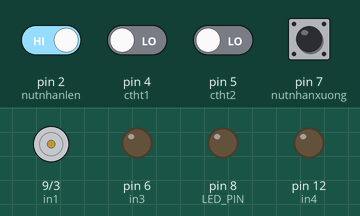
A sketch run on a simulated Arduino Uno, built with avr-gcc and run on an emulated ATmega328P. Shown: motor-driver pin pairs drawn as motors (green arrow = first pin HIGH = forward, orange = second pin HIGH = backward, longer = more drive, scaled by the enable pin), output pins drawn as LEDs (lit = HIGH). Inputs (shaded band) come from the test bench; at power-on: pin 2 (nutnhanlen), pin 7 (nutnhanxuong) HIGH, pin 4 (ctht1), pin 5 (ctht2) LOW.

Above: at 5.8 s.
5.9 s: pin 2 (nutnhanlen) driven LOW and pin 4 (ctht1) driven HIGH
At 6.7 s:
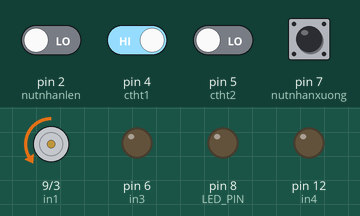
7.4 s: pin 2 (nutnhanlen) driven HIGH
At 7.9 s:
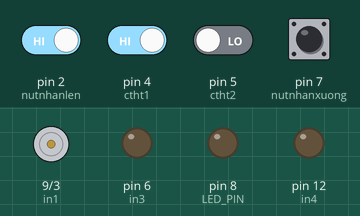
8.9 s: pin 2 (nutnhanlen) driven LOW
At 10.2 s:
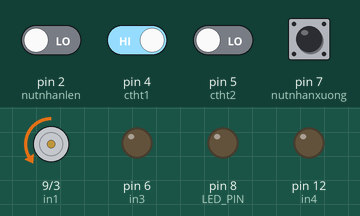
Timing chart, 0 to 11.4 s (numbered marks = the images above; inputs shaded):
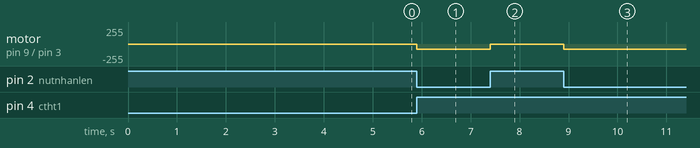

Measured:
- after the input at 5.9 s, motor on pin 9 (in1) / pin 3 (in2): stopped → backward 75/255 at once
- after the input at 7.4 s, motor on pin 9 (in1) / pin 3 (in2): backward 75/255 → stopped at once
- after the input at 8.9 s, motor on pin 9 (in1) / pin 3 (in2): stopped → backward 75/255 at once

The sketch:

superfinal_getdata_from_esp.ino
```cpp
// #include <SoftwareSerial.h> // Thư viện cho cổng nối tiếp mềm
#define ENA_PIN 11
#define RX_PIN 10 // Chân RX của cổng nối tiếp mềm
#define TX_PIN 11 // Chân TX của cổng nối tiếp mềm
#define LED_PIN 8 // Chân kết nối với led
bool ledIsOn = false;
char c = '\\';
int in1=9, in2=3,in3=6,in4=12;
int ctht1=4, ctht2=5;
int nutnhanxuong = 7, nutnhanlen=2;

// SoftwareSerial mySerial(RX_PIN, TX_PIN); // Tạo một đối tượng cổng nối tiếp mềm

void setup() {
  Serial.begin(9600); // Khởi tạo cổng nối tiếp cứng với tốc độ baud là 9600
  // mySerial.begin(9600); // Khởi tạo cổng nối tiếp mềm với tốc độ baud là 9600
  pinMode(ENA_PIN, OUTPUT);
  pinMode(LED_PIN, OUTPUT); // Đặt chân kết nối với led là chân đầu ra
  pinMode(in1, OUTPUT);
  pinMode(in2, OUTPUT);
  pinMode(in3, OUTPUT);
  pinMode(in4, OUTPUT);
  pinMode(nutnhanlen, INPUT_PULLUP);
  pinMode(nutnhanxuong, INPUT_PULLUP);
  pinMode(ctht1,INPUT);
  pinMode(ctht2,INPUT);
  // Serial.println("Starting...");
}

void loop() {
  int trangthainutlen=digitalRead(nutnhanlen);
  int trangthainutxuong=digitalRead(nutnhanxuong);
  int trangthaict1=digitalRead(ctht1);
  int trangthaict2=digitalRead(ctht2);
  // Serial.print(trangthaict1);
  // Serial.println(trangthaict2);

  if(trangthainutlen==0 && trangthainutxuong!=0 && trangthaict1==1 ){
    lui();
  }
  else if (trangthainutlen!=0 && trangthainutxuong==0 && trangthaict2==1){
    tien();
  }
  else {
    dung();
  }
  if (Serial.available() > 0) { // Nếu có dữ liệu từ cổng nối tiếp mềm
    // String received = mySerial.readStringUntil('\n'); // Đọc chuỗi đến ký tự newline

    // int c = Serial.parseInt(); // Chuyển đổi chuỗi thành số nguyên
     String receivedData = Serial.readStringUntil('\n');
     Serial.println(receivedData);
     processData(receivedData);
    // if (c == 1 && trangthaict1 == 1) { // Nếu giá trị là 1
    //     lui();
    // } else if (c == -1 && trangthaict2 == 1) { // Nếu giá trị là 0
    //     tien();
    // } else { // Nếu giá trị khác
    //     dung();
    // }
}

}
void tien(){
  analogWrite(ENA_PIN, 75);
  digitalWrite(in1, HIGH); // Điều chỉnh tốc độ bằng cách thay đổi giá trị từ 0 đến 255
  digitalWrite(in2,LOW);
  delay(100);

}
 void lui(){
  analogWrite(ENA_PIN, 75);
  digitalWrite(in1,LOW);
  digitalWrite(in2,HIGH);
  delay(100);
}
 void dung(){
  analogWrite(ENA_PIN, 0);
  digitalWrite(in1,LOW);
  digitalWrite(in2,LOW);
  delay(100);
  }
  void turnOnLed(){
  digitalWrite(in3, LOW);
  digitalWrite(in4, HIGH);
  }
  void turnOffLed(){
  digitalWrite(in3, LOW);
  digitalWrite(in4, LOW);
  }
void processData(String data) {
  int val = 0;
  int trangthaict1 = digitalRead(ctht1);
  int trangthaict2 = digitalRead(ctht2);

  if (data.startsWith("rolling_door-")) {
    // Extract the integer value from the string
    val = data.substring(13).toInt();
    Serial.print("Received rolling_door: ");
    Serial.println(val);

    if (val == 1 && trangthaict1 == 1) {
      lui();
      Serial.println("Tien");
    } else if (val == -1 && trangthaict2 == 1) {
      tien();
      Serial.println("Lui");
    } else {
      dung();
      Serial.println("Dung");
    }
  } else if (data.startsWith("light-")) {
    val = data.substring(6).toInt();
    Serial.print("Received light: ");
    Serial.println(val);

    if (val == 1) {
      turnOnLed();
      Serial.println("Turn on led");
    } else {
      turnOffLed();
      Serial.println("Turn off led");
    }
  }
}
```
